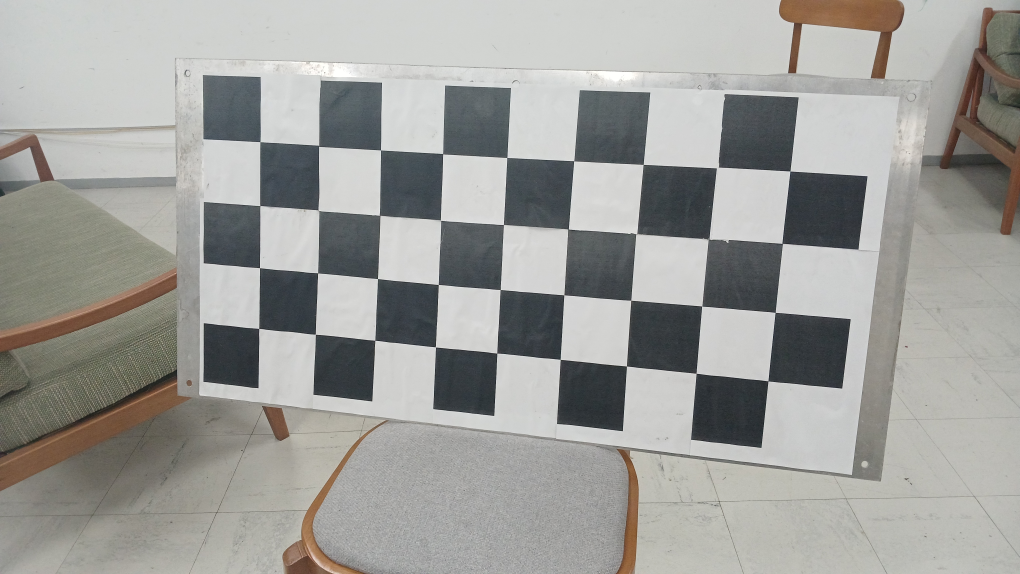
#> input picture img/20260924_192821.jpg, 4080 x 2296 px (shown at 1/4 size); its folder holds only this picture in this run
$ python 03_remover_distorcao.py
#> lines starting #> are read from the running program, lines starting #| are printed output that depends on the picture
import os
import glob
import cv2 as cv
import numpy as np
import matplotlib.pyplot as plt

IMG_DIR = "img"
RESULTADOS_DIR = "Resultados"
CALIB_FILE = os.path.join(RESULTADOS_DIR, "calibracao_camera.npz")
OUTPUT_DIR = os.path.join(RESULTADOS_DIR, "img_distorção")


def obter_calibracao():
    """Carrega os parâmetros intrínsecos e de distorção ou executa a calibração se necessário."""
    if os.path.exists(CALIB_FILE):
        print(f"Carregando calibração de: {CALIB_FILE}")
        data = np.load(CALIB_FILE, allow_pickle=True)
#> (reads Resultados/calibracao_camera.npz from the repository)
        return data["mtx"], data["dist"], tuple(data["img_shape"])

    print("Arquivo de calibração não encontrado. Execute '02_obter_matriz.py' primeiro.")
    raise FileNotFoundError(f"Calibração não encontrada em {CALIB_FILE}")


def main():
    os.makedirs(OUTPUT_DIR, exist_ok=True)
    mtx, dist, img_shape = obter_calibracao()

    images = sorted(glob.glob(os.path.join(IMG_DIR, "*.jpg")))
    if not images:
        print(f"Nenhuma imagem encontrada em '{IMG_DIR}/'.")
        return

    print(f"\n=== 03: REMOÇÃO DE DISTORÇÃO E GERAÇÃO DAS COMPARAÇÕES ===")
    print(f"Total de imagens a processar: {len(images)}")
    print(f"Diretório de saída: {OUTPUT_DIR}\n")

    for idx, fname in enumerate(images, start=1):
        basename = os.path.basename(fname)
        name_no_ext, _ = os.path.splitext(basename)

        img_bgr = cv.imread(fname)
#> img_bgr is the input picture: shape (2296, 4080, 3); mean B, G, R 154.1, 157.6, 157.7
        if img_bgr is None:
            print(f"[{idx:02d}/{len(images):02d}] FALHOU : {basename} (Erro ao ler arquivo)")
            continue

        h, w = img_bgr.shape[:2]
#> h = 2296; w = 4080

        # Otimiza a matriz intrínseca para manter enquadramento adequado
        newcameramtx, roi = cv.getOptimalNewCameraMatrix(mtx, dist, (w, h), 1, (w, h))
#> roi = (105, 59, 3870, 2144)

        # Aplica a remoção da distorção óptica da lente
        undist_bgr = cv.undistort(img_bgr, mtx, dist, None, newcameramtx)
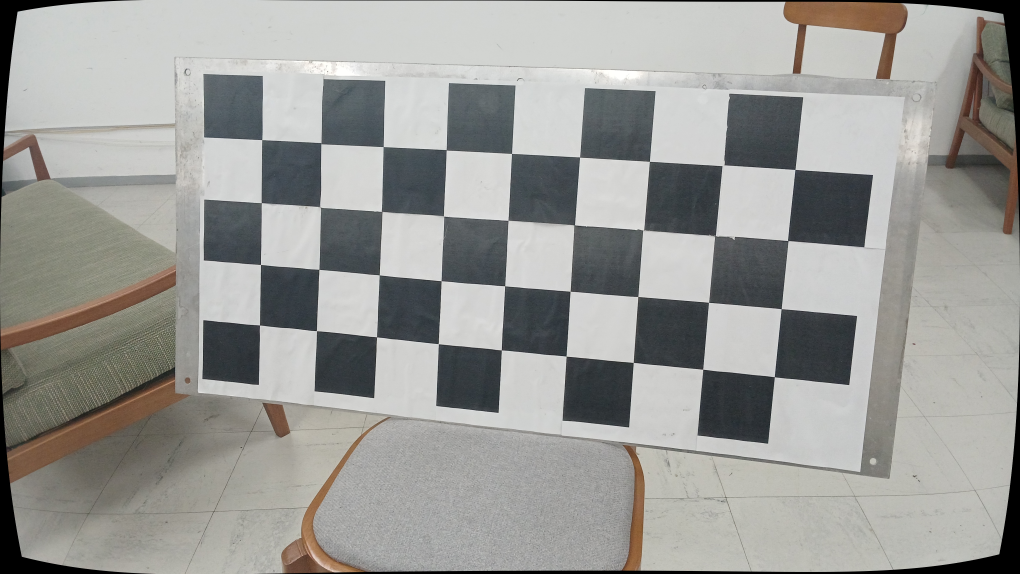
#> undist_bgr: shape (2296, 4080, 3) (shown at 1/4 size); mean B, G, R 150.8, 154.1, 154.1

        # Conversão para RGB para exibição correta no Matplotlib
        orig_rgb = cv.cvtColor(img_bgr, cv.COLOR_BGR2RGB)
        undist_rgb = cv.cvtColor(undist_bgr, cv.COLOR_BGR2RGB)

        # Cálculo da diferença absoluta de cor (mapa de calor)
        diff = cv.absdiff(orig_rgb, undist_rgb)
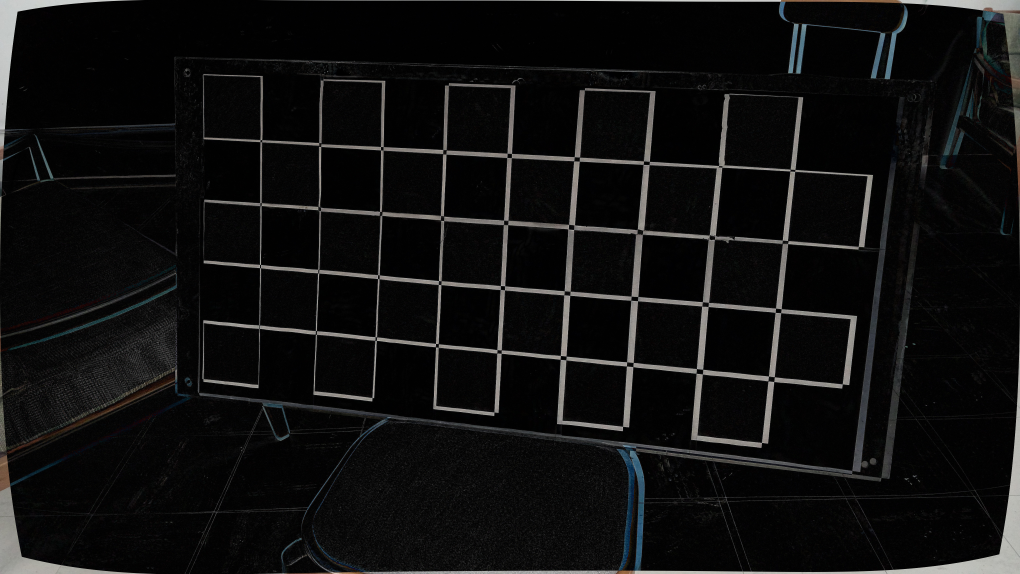
#> diff: shape (2296, 4080, 3) (shown at 1/4 size); mean R, G, B 15.8, 15.8, 15.7
        diff_gray = cv.cvtColor(diff, cv.COLOR_RGB2GRAY)

        # Criação da figura composta com 3 subplots
        fig, axes = plt.subplots(1, 3, figsize=(18, 5))

        axes[0].imshow(orig_rgb)
        axes[0].set_title(f"1. Original (Com Distorção)\n{basename}", fontsize=11)
        axes[0].axis("off")

        axes[1].imshow(undist_rgb)
        axes[1].set_title("2. Corrigida (Sem Distorção)", fontsize=11, color="green")
        axes[1].axis("off")

        im3 = axes[2].imshow(diff_gray, cmap="inferno")
        axes[2].set_title("3. Mapa de Calor da Correção\n|Original - Corrigida|", fontsize=11, color="darkorange")
        axes[2].axis("off")

        cbar = fig.colorbar(im3, ax=axes[2], fraction=0.035, pad=0.04)
        cbar.set_label("Intensidade da Correção", rotation=270, labelpad=15)

        plt.tight_layout()

        out_fname = f"{name_no_ext}_comparacao.png"
        out_path = os.path.join(OUTPUT_DIR, out_fname)
        plt.savefig(out_path, dpi=130)
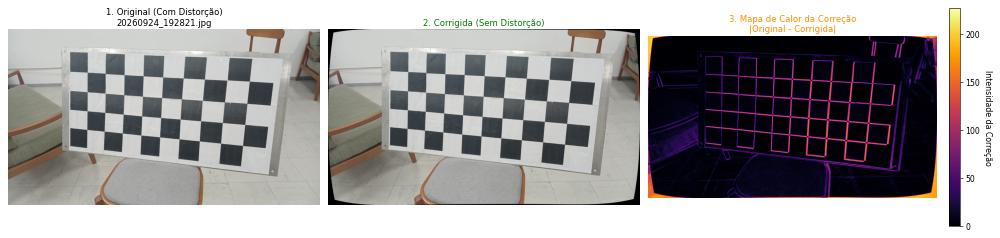
#> figure drawn by matplotlib, 4 panels
        plt.close(fig)

        print(f"[{idx:02d}/{len(images):02d}] OK : {basename} -> Salvo em {out_path}")

    print(f"\nConcluído! Todas as {len(images)} imagens foram corrigidas e salvas em '{OUTPUT_DIR}'.")


if __name__ == "__main__":
    main()
